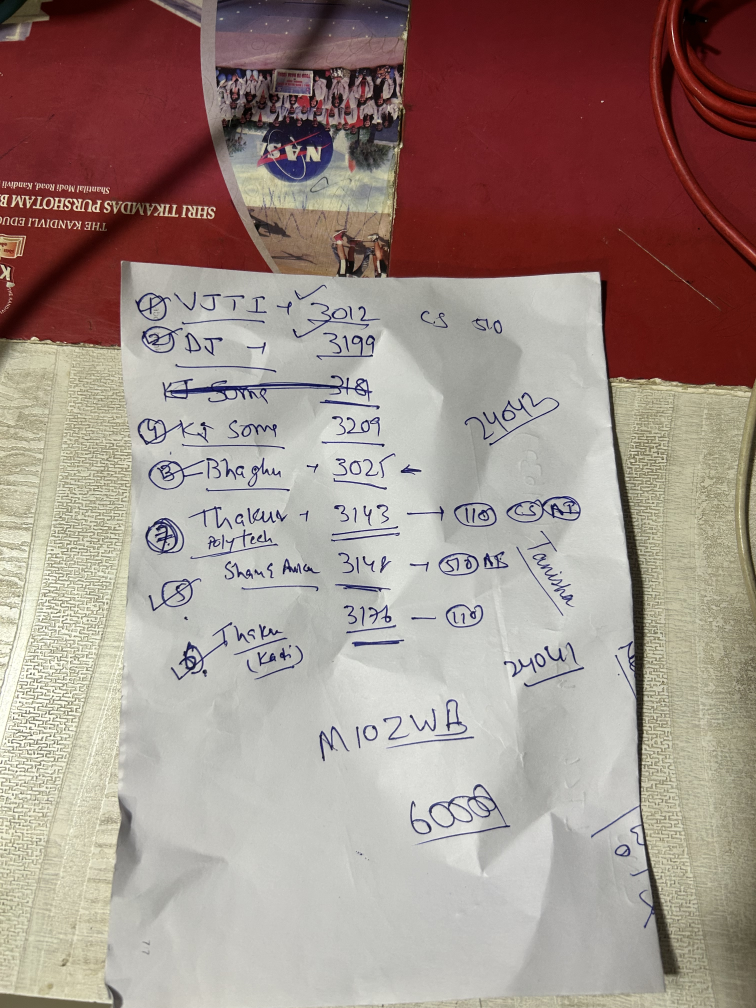
#> input picture IMG_3712.jpeg, 3024 x 4032 px (shown at 1/4 size)
$ python -i phase3_page_detection.py   (imports and definitions only)
#> lines starting #> are read from the running program, lines starting #| are printed output that depends on the picture; after the words box and inside, x2 and y2 are one past the last pixel; in counts of white or black regions, pixels touching at a corner belong together
#> further down, picture is the input picture: shape (4032, 3024, 3); mean B, G, R 134.7, 141.8, 160.2
"""
Phase 3 — Robust Multi-Strategy Page/Paper Detection
Optimised for real-world photographs: bright paper on coloured/textured
backgrounds (desks, floors, tables).

Detection pipeline:
  A. Bright-region segmentation  (HSV V-channel + low saturation mask)
  B. Adaptive edge + contour     (Canny across LAB L-channel)
  C. GrabCut-seeded segmentation (for high-clutter scenes)
  D. Morphological flood-fill    (fallback for low-contrast scenes)

Each candidate quadrilateral is scored on:
  • Interior mean lightness vs exterior  (paper is bright)
  • Interior mean saturation             (white paper = low sat)
  • Convexity ratio                      (paper edge is convex)
  • Aspect ratio plausibility            (A4/letter proportions)
  • 4-sidedness of the approximation

The highest-scoring quad is selected, corners are ordered [TL,TR,BR,BL]
and optionally refined with cornerSubPix.
"""
from __future__ import annotations

import cv2
import numpy as np

# ─────────────────────────────────────────────────────────────────────────────
# Public API
# ─────────────────────────────────────────────────────────────────────────────

def detect_page_quad(
    img: np.ndarray,
    draw: bool = True,
) -> tuple[np.ndarray | None, np.ndarray]:
    """
    Detect the document's four corners in *img*.

    Parameters
    ----------
    img : BGR input image (any resolution).
    draw: If True the returned annotated image has the quad overlaid.

    Returns
    -------
    (quad, annotated_img)
    quad : (4, 1, 2) int32 contour in *original* image coordinates, or None.
    """
#> called with draw = True
    if img is None or img.size == 0:
        return None, img if img is not None else np.zeros((10, 10, 3), dtype=np.uint8)

    h_orig, w_orig = img.shape[:2]

    # ── Step 1 : Downscale for speed ─────────────────────────────────────────
    MAX_DIM = 1024
    scale = 1.0
    if max(h_orig, w_orig) > MAX_DIM:
        scale = MAX_DIM / float(max(h_orig, w_orig))
        work = cv2.resize(img, (int(w_orig * scale), int(h_orig * scale)),
                          interpolation=cv2.INTER_AREA)
    else:
        work = img.copy()

    h, w = work.shape[:2]
    work_area = h * w

    # ── Step 2 : Colour-space decomposition ──────────────────────────────────
    gray = cv2.cvtColor(work, cv2.COLOR_BGR2GRAY)
    hsv  = cv2.cvtColor(work, cv2.COLOR_BGR2HSV)
    lab  = cv2.cvtColor(work, cv2.COLOR_BGR2LAB)

    H_ch = hsv[:, :, 0].astype(np.float32)
    S_ch = hsv[:, :, 1].astype(np.float32)
    V_ch = hsv[:, :, 2].astype(np.float32)
    L_ch = lab[:, :, 0].astype(np.float32)

    # ── Step 3 : Build candidate binary masks ────────────────────────────────
    masks: list[np.ndarray] = []

    # --- Mask A : bright low-saturation region (white / light-coloured paper) --
    # V > 160 AND S < 80  =>  bright and nearly achromatic
    mask_bright = cv2.inRange(
        hsv,
        np.array([0,   0, 150], dtype=np.uint8),
        np.array([180, 90, 255], dtype=np.uint8),
    )
    masks.append(_clean_mask(mask_bright, ksize=15))

    # --- Mask B : Otsu on L-channel -------------------------------------------
    _, otsu_L = cv2.threshold(
        L_ch.astype(np.uint8), 0, 255,
        cv2.THRESH_BINARY + cv2.THRESH_OTSU,
    )
    masks.append(_clean_mask(otsu_L, ksize=13))

    # --- Mask C : Adaptive threshold on L-channel (handles uneven lighting) ---
    adapt = cv2.adaptiveThreshold(
        L_ch.astype(np.uint8), 255,
        cv2.ADAPTIVE_THRESH_GAUSSIAN_C, cv2.THRESH_BINARY, 51, 8,
    )
    masks.append(_clean_mask(adapt, ksize=11))

    # --- Mask D : Canny edges → dilate → close → flood-fill ------------------
    blurred_gray = cv2.bilateralFilter(gray, 9, 80, 80)
    # Auto Canny thresholds via Otsu
    otsu_val, _ = cv2.threshold(blurred_gray, 0, 255,
                                 cv2.THRESH_BINARY + cv2.THRESH_OTSU)
#> otsu_val = 122
    edges = cv2.Canny(blurred_gray,
                      max(10.0, otsu_val * 0.3),
                      min(255.0, otsu_val * 1.0))
    # Dilate edges then close to form solid regions
    edge_k = cv2.getStructuringElement(cv2.MORPH_RECT, (5, 5))
    dilated_edges = cv2.dilate(edges, edge_k, iterations=2)
    close_k = cv2.getStructuringElement(cv2.MORPH_RECT, (21, 21))
    closed_edges = cv2.morphologyEx(dilated_edges, cv2.MORPH_CLOSE, close_k)
    # Flood-fill from border to separate foreground from background
    ff = closed_edges.copy()
    mask_ff = np.zeros((h + 2, w + 2), dtype=np.uint8)
    cv2.floodFill(ff, mask_ff, (0, 0), 255)
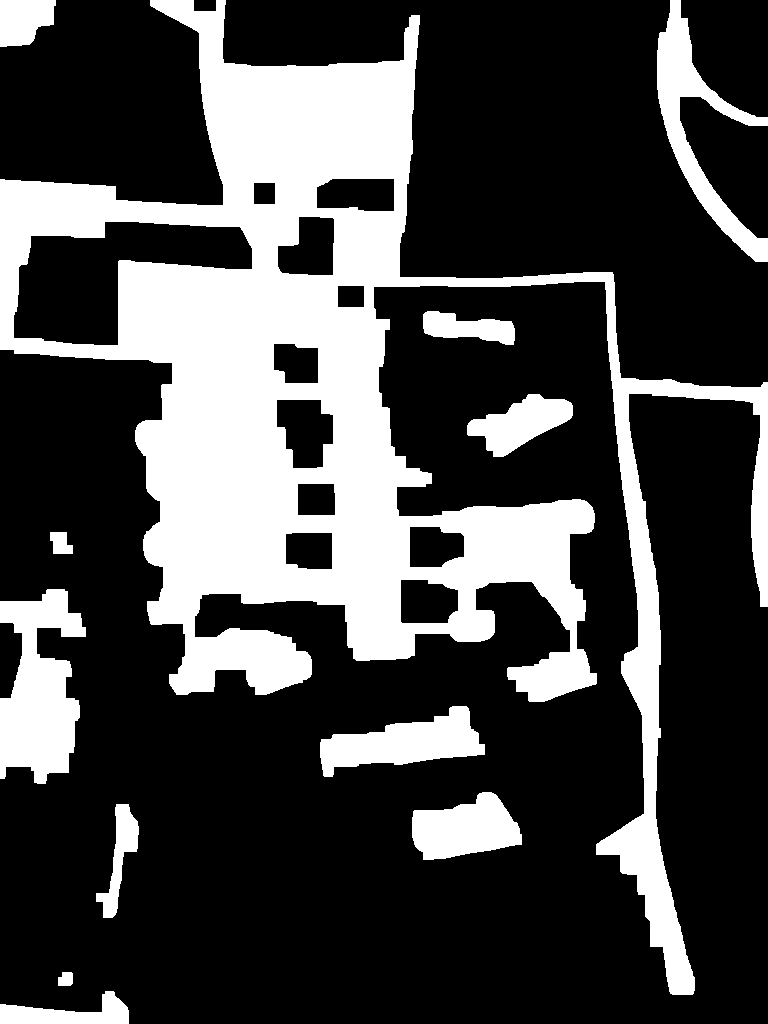
#> ff: shape (1024, 768); 27.8% white; 12 white regions, largest, box (x1, y1, x2, y2) and area: (0, 0, 768, 995) 177100, (0, 589, 86, 784) 10676, (657, 0, 768, 262) 7487
    ff_inv = cv2.bitwise_not(ff)
    masks.append(_clean_mask(cv2.bitwise_or(closed_edges, ff_inv), ksize=9))

    # --- Mask E : Saturation-inverted mask (paper = low sat) ------------------
    # Low saturation areas (S < 60) thresholded
    _, low_sat = cv2.threshold(
        S_ch.astype(np.uint8), 60, 255, cv2.THRESH_BINARY_INV
    )
    bright_enough = cv2.inRange(V_ch.astype(np.uint8), 120, 255)
    mask_sat = cv2.bitwise_and(low_sat, bright_enough)
    masks.append(_clean_mask(mask_sat, ksize=17))

    # --- Mask F : Seeded GrabCut segmentation (for patterned backgrounds) ---
    try:
        gc_scale = 500.0 / max(h, w) if max(h, w) > 500 else 1.0
        gc_work = cv2.resize(work, (int(w * gc_scale), int(h * gc_scale))) if gc_scale != 1.0 else work.copy()
        gh, gw = gc_work.shape[:2]
        gc_mask = np.zeros((gh, gw), np.uint8)
        rect = (int(gw * 0.03), int(gh * 0.03), int(gw * 0.94), int(gh * 0.94))
        bgd = np.zeros((1, 65), np.float64)
        fgd = np.zeros((1, 65), np.float64)
        cv2.grabCut(gc_work, gc_mask, rect, bgd, fgd, 2, cv2.GC_INIT_WITH_RECT)
        gc_fg = np.where((gc_mask == cv2.GC_FGD) | (gc_mask == cv2.GC_PR_FGD), 255, 0).astype('uint8')
        if gc_scale != 1.0:
            gc_fg = cv2.resize(gc_fg, (w, h), interpolation=cv2.INTER_NEAREST)
        masks.append(_clean_mask(gc_fg, ksize=15))
    except Exception:
        pass

    # ── Step 4 : Extract quad candidates from every mask ─────────────────────
    candidates: list[tuple[float, np.ndarray, np.ndarray]] = []

    for mask in masks:
        contours, _ = cv2.findContours(
            mask, cv2.RETR_EXTERNAL, cv2.CHAIN_APPROX_SIMPLE
        )
        for cnt in contours:
            cnt_area = cv2.contourArea(cnt)
            ar = cnt_area / work_area
            if ar < 0.04 or ar > 0.999:      # too small or entire frame
                continue
            _extract_quads_from_contour(cnt, work, L_ch, S_ch,
                                         work_area, candidates, source_mask=mask)
#> this loop made 6 passes
#> pass 1, in _score_quad (call 7), `mask_out = cv2.bitwise_not(mask_in)`:
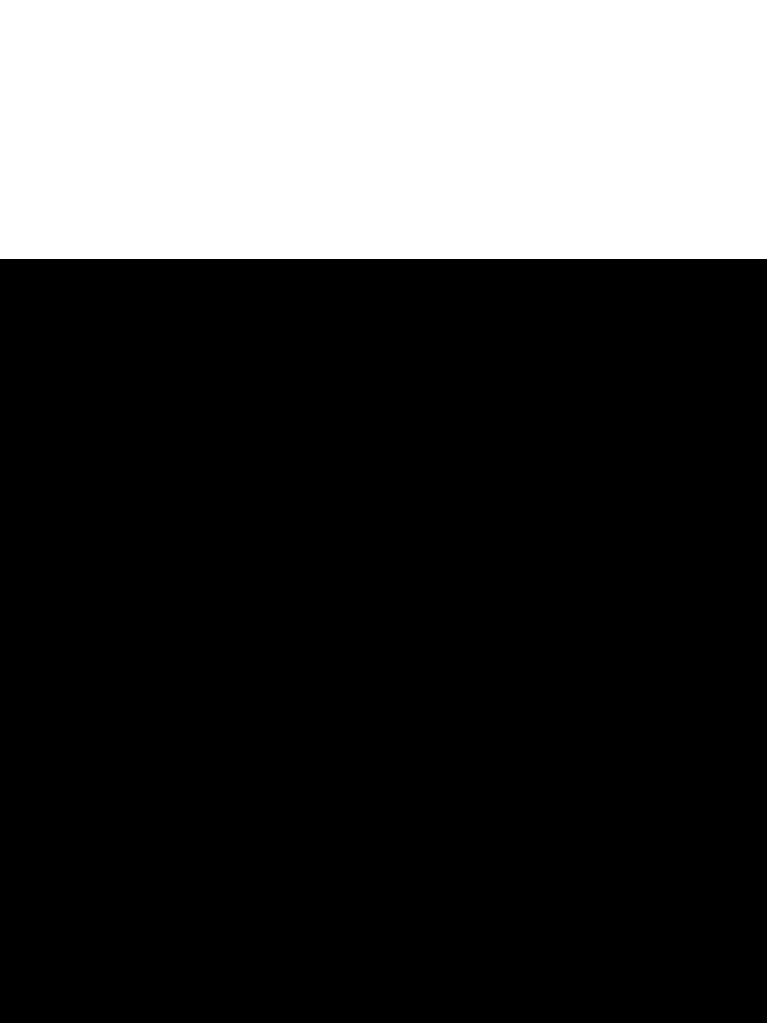
#> mask_out: shape (1024, 768); 25.5% white; 1 white region, box (x1, y1, x2, y2) and area: (0, 0, 768, 1024) 200444

    # ── Step 5 : Select best quad ─────────────────────────────────────────────
    best_quad_orig: np.ndarray | None = None
    annotated = img.copy()
    paper_mask_orig: np.ndarray | None = None

    if candidates:
        candidates.sort(key=lambda x: x[0], reverse=True)
        best_score, best_q_work, src_m = candidates[0]

        if best_score > 10.0:           # quality threshold
            ordered_work = order_corners(best_q_work)

            # Refine corners with sub-pixel accuracy
            gray_work = gray.copy()
            refined = _refine_corners(gray_work, ordered_work)

            # Scale back to original resolution
            ordered_orig = (refined / scale).astype(np.float32) \
                           if scale != 1.0 else refined.astype(np.float32)

            best_quad_orig = ordered_orig.reshape(4, 1, 2).astype(np.int32)

            # Build high-res paper mask with safety inset to eliminate edge leakage
            if src_m is not None:
                m_full = cv2.resize(src_m, (w_orig, h_orig), interpolation=cv2.INTER_NEAREST)
                # Inset by ~1.5%
                k_inset = max(5, int(min(w_orig, h_orig) * 0.015) | 1)
                paper_mask_orig = cv2.erode(m_full, cv2.getStructuringElement(cv2.MORPH_RECT, (k_inset, k_inset)))
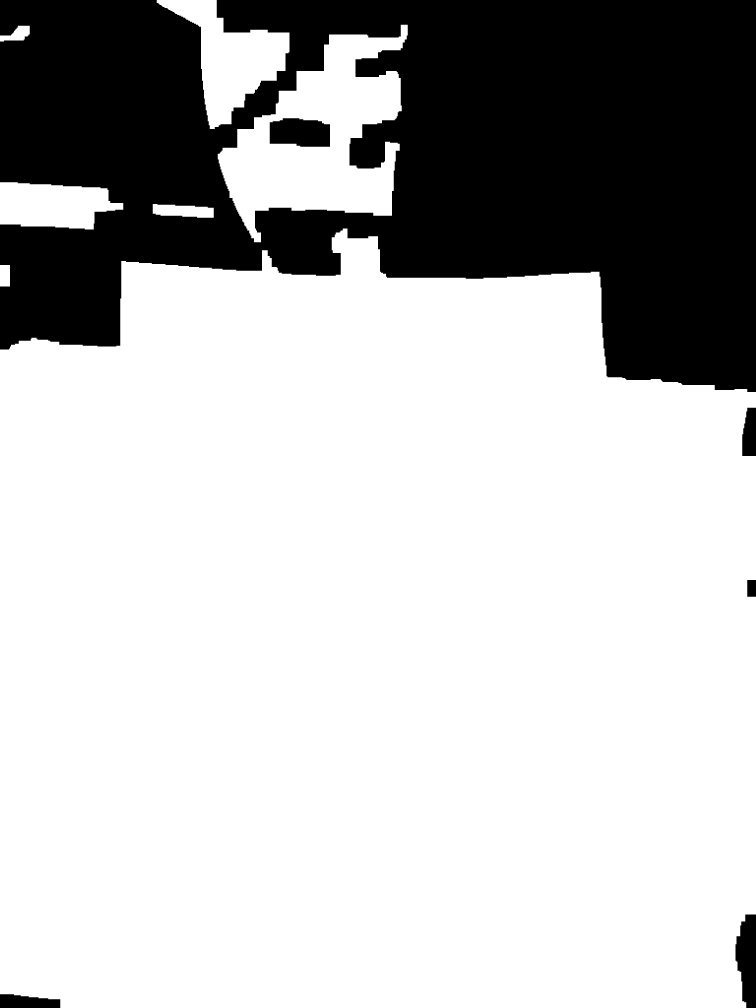
#> m_full: shape (4032, 3024) (shown at 1/4 size); 73.7% white; 6 black regions, box (x1, y1, x2, y2) and area: (0, 0, 3024, 1568) 3136800, (1079, 473, 1320, 587) 24042, (2942, 3658, 3024, 4032) 23736, (0, 3977, 241, 4032) 10839, (2969, 1631, 3024, 1824) 9395, (2989, 2320, 3024, 2387) 2345
            else:
                paper_mask_orig = np.zeros((h_orig, w_orig), dtype=np.uint8)
                cv2.fillConvexPoly(paper_mask_orig, best_quad_orig, 255)

    # ── Step 6 : Fallback ─────────────────────────────────────────────────────
    if best_quad_orig is None:
        best_quad_orig = _fallback_quad(img)
        paper_mask_orig = np.zeros((h_orig, w_orig), dtype=np.uint8)
        cv2.fillConvexPoly(paper_mask_orig, best_quad_orig, 255)

    # ── Step 7 : Draw ─────────────────────────────────────────────────────────
    if draw and best_quad_orig is not None:
        _draw_quad(annotated, best_quad_orig)

    return best_quad_orig, annotated, paper_mask_orig


# ─────────────────────────────────────────────────────────────────────────────
# Internal helpers
# ─────────────────────────────────────────────────────────────────────────────

def _clean_mask(mask: np.ndarray, ksize: int = 11) -> np.ndarray:
    """Morphological close + open to remove holes and noise specks."""
    k = cv2.getStructuringElement(cv2.MORPH_RECT, (ksize, ksize))
    closed = cv2.morphologyEx(mask, cv2.MORPH_CLOSE, k)
    opened = cv2.morphologyEx(closed, cv2.MORPH_OPEN,
                               cv2.getStructuringElement(cv2.MORPH_RECT, (5, 5)))
    return opened


def _extract_quads_from_contour(
    cnt: np.ndarray,
    work_img: np.ndarray,
    L_ch: np.ndarray,
    S_ch: np.ndarray,
    work_area: float,
    candidates: list[tuple[float, np.ndarray, np.ndarray]],
    source_mask: np.ndarray | None = None,
) -> None:
    """Try multiple approximation strategies on one contour and score each."""
    hull = cv2.convexHull(cnt)
    peri = cv2.arcLength(hull, True)
    hull_area = cv2.contourArea(hull)
    cnt_area  = cv2.contourArea(cnt)

    # Convexity ratio (paper boundary should be convex)
    convexity = hull_area / (cnt_area + 1e-6)

    quad_list: list[np.ndarray] = []

    # Method A : Dynamic epsilon poly-approx (seek exactly 4 sides)
    for eps in [0.01, 0.02, 0.03, 0.04, 0.05, 0.06, 0.08, 0.10]:
        approx = cv2.approxPolyDP(hull, eps * peri, True)
        if len(approx) == 4 and cv2.isContourConvex(approx):
            quad_list.append(approx.reshape(4, 2).astype(np.float32))

    # Method B : Directional-projection 4-corner extraction
    hull_pts = hull.reshape(-1, 2).astype(np.float32)
    if len(hull_pts) >= 4:
        s    = hull_pts.sum(axis=1)
        diff = hull_pts[:, 1] - hull_pts[:, 0]
        tl = hull_pts[np.argmin(s)]
        br = hull_pts[np.argmax(s)]
        tr = hull_pts[np.argmin(diff)]
        bl = hull_pts[np.argmax(diff)]
        proj = np.array([tl, tr, br, bl], dtype=np.float32)
        if cv2.isContourConvex(proj.astype(np.int32)):
            quad_list.append(proj)

    # Method C : Minimum-area bounding rect
    rect = cv2.minAreaRect(hull)
    box  = cv2.boxPoints(rect).astype(np.float32)
    quad_list.append(box)

    # Score each
    for q in quad_list:
        s = _score_quad(q, work_img, L_ch, S_ch, work_area, convexity)
        if s > -50:
            candidates.append((s, q.copy(), source_mask))


def _score_quad(
    q_pts: np.ndarray,
    img: np.ndarray,
    L_ch: np.ndarray,
    S_ch: np.ndarray,
    work_area: float,
    convexity: float,
) -> float:
    """
    Score a candidate quad.  Higher = better document candidate.

    Weights:
      Lightness contrast (inside vs outside)  — strongest signal
      Interior low-saturation                 — white paper has low sat
      Convexity                               — paper is a convex shape
      Area ratio                              — avoid extremes
      Aspect ratio                            — A4/letter proportions
    """
    q_int = q_pts.astype(np.int32)
    area  = cv2.contourArea(q_int)
    if area <= 0:
        return -100.0

    ar = area / work_area
    if ar < 0.04 or ar > 0.999:
        return -50.0

    h_img, w_img = img.shape[:2]

    # Build inside / outside masks
    mask_in  = np.zeros((h_img, w_img), dtype=np.uint8)
    cv2.fillConvexPoly(mask_in, q_int, 255)
    mask_out = cv2.bitwise_not(mask_in)

    # Lightness statistics
    mean_L_in  = float(cv2.mean(L_ch, mask=mask_in)[0])
    mean_L_out = float(cv2.mean(L_ch, mask=mask_out)[0])

    out_area = (h_img * w_img) - area
    if out_area < (h_img * w_img) * 0.05:
        # If the background is too small (<5% of image), contrast is unreliable
        l_contrast = 0.0
    else:
        l_contrast = mean_L_in - mean_L_out     # positive = paper brighter than bg

    # Saturation inside (white paper → low saturation)
    mean_S_in = float(cv2.mean(S_ch, mask=mask_in)[0])

    # Aspect ratio score (prefer A-paper / landscape/portrait ratios 1.1–2.5)
    rect = cv2.minAreaRect(q_int)
    rw, rh = rect[1]
    aspect_score = 0.0
    if rw > 0 and rh > 0:
        ratio = max(rw, rh) / (min(rw, rh) + 1e-6)
        if 1.05 <= ratio <= 2.8:
            aspect_score = 15.0
        elif ratio <= 1.05:           # nearly square — less likely to be paper
            aspect_score = -5.0

    # Area bonus: prefer 15%–80% of frame
    area_bonus = 0.0
    if 0.15 <= ar <= 0.80:
        area_bonus = 10.0
    elif 0.05 <= ar < 0.15 or 0.80 < ar <= 0.98:
        area_bonus = 2.0

    # Border penalty: heavily penalize if quad corners touch image edges
    margin = 5
    touches_border = False
    for pt in q_int:
        x, y = pt[0], pt[1]
        if x <= margin or x >= w_img - margin or y <= margin or y >= h_img - margin:
            touches_border = True

    border_penalty = -40.0 if touches_border else 0.0

    # Rectangularity bonus — penalize quads with heavily cut/skewed non-perpendicular corners
    ordered_q = order_corners(q_int)
    # Check angles at 4 corners
    v1 = ordered_q[1] - ordered_q[0] # TL->TR
    v2 = ordered_q[3] - ordered_q[0] # TL->BL
    cos_tl = abs(np.dot(v1, v2) / (np.linalg.norm(v1) * np.linalg.norm(v2) + 1e-6))
    ortho_bonus = (1.0 - cos_tl) * 15.0 # Higher bonus when corners are ~90 degrees

    # Composite — lightness contrast is the dominant term
    score = (
        l_contrast   * 1.8   +    # bright interior vs dark bg
        mean_L_in    * 0.3   +    # absolute brightness (paper tends bright)
        (100.0 - mean_S_in) * 0.5 +   # low saturation bonus
        convexity    * 12.0  +    # convex hull bonus
        ortho_bonus          +    # right-angle corner bonus (prevents diagonal cuts across folds)
        area_bonus            +
        aspect_score          +
        border_penalty
    )
    return float(score)


def _refine_corners(
    gray: np.ndarray,
    corners: np.ndarray,  # (4, 2) float32
    win: int = 11,
) -> np.ndarray:
    """
    Sub-pixel corner refinement using cornerSubPix.
    Falls back to original corners if refinement fails.
    """
    try:
        pts = corners.reshape(-1, 1, 2).astype(np.float32)
        criteria = (
            cv2.TERM_CRITERIA_EPS + cv2.TERM_CRITERIA_MAX_ITER,
            40, 0.001,
        )
        refined = cv2.cornerSubPix(
            gray, pts,
            (win, win), (-1, -1),
            criteria,
        )
        return refined.reshape(4, 2)
    except Exception:
        return corners


# [10 lines left out: function _fallback_quad, not called in this run]


def _draw_quad(img: np.ndarray, quad: np.ndarray) -> None:
    """Draw detected quad with labelled corners on *img* in-place."""
    pts = quad.reshape(4, 2)
    ordered = order_corners(pts)

    # Outline
    cv2.polylines(img, [ordered.astype(np.int32)], True, (0, 230, 80), 4)

    # Coloured corner dots + labels
    corner_colors = [
        (255,  60,  60),   # TL — red
        ( 60, 255,  60),   # TR — green
        ( 60,  60, 255),   # BR — blue
        (255, 255,   0),   # BL — yellow
    ]
    labels = ["TL", "TR", "BR", "BL"]
    for pt, color, label in zip(ordered, corner_colors, labels):
        x, y = int(pt[0]), int(pt[1])
        cv2.circle(img, (x, y), 14, color, -1)
        cv2.circle(img, (x, y), 14, (255, 255, 255), 2)
        cv2.putText(img, label, (x + 16, y - 10),
                    cv2.FONT_HERSHEY_SIMPLEX, 0.75,
                    (255, 255, 255), 2, cv2.LINE_AA)
#> this loop made 4 passes
#> (pt, color, label) on passes 1 to 4: ([0, 1397], (255, 60, 60), 'TL'), ([3002, 1559], (60, 255, 60), 'TR'), ([2965, 4002], (60, 60, 255), 'BR'), ([0, 3972], (255, 255, 0), 'BL')


# ─────────────────────────────────────────────────────────────────────────────
# Geometry utilities  (used by phase4_perspective.py)
# ─────────────────────────────────────────────────────────────────────────────

def order_corners(pts: np.ndarray) -> np.ndarray:
    """
    Order 4 corner points as [TL, TR, BR, BL].

    Parameters
    ----------
    pts : (4, 2) or (4, 1, 2) array.

    Returns
    -------
    (4, 2) float32 ordered array.
    """
    pts = pts.reshape(4, 2).astype(np.float32)
    rect = np.zeros((4, 2), dtype=np.float32)

    s    = pts.sum(axis=1)
    diff = pts[:, 1] - pts[:, 0]

    rect[0] = pts[np.argmin(s)]       # TL: smallest x+y
    rect[2] = pts[np.argmax(s)]       # BR: largest  x+y
    rect[1] = pts[np.argmin(diff)]    # TR: smallest y-x
    rect[3] = pts[np.argmax(diff)]    # BL: largest  y-x

    return rect


# [21 lines left out: function compute_warp_dimensions, not called in this run]

>>> import cv2
>>> picture = cv2.imread('../IMG_3712.jpeg')
>>> result = detect_page_quad(picture)
